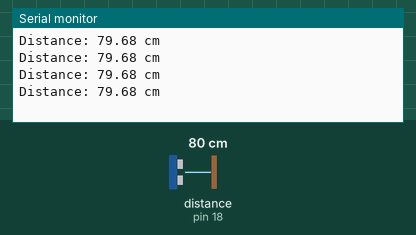
Recording of a sketch running on a simulated Arduino Uno, built with avr-gcc and run on an emulated ATmega328P. Shown: the last lines printed to the serial monitor. Wiring (inferred from the names in the program): ultrasonic range finder: trigger pin 5; echo pin 18. The inputs (shaded band) are chosen by the test bench; at power-on: distance to the obstacle (sensor on pin 18) 80 cm. The echo pulse lasts 58.3 µs per cm.

Above: at 1.2 s.
1.3 s: distance to the obstacle (sensor on pin 18) set to 2 cm
At 1.74 s:
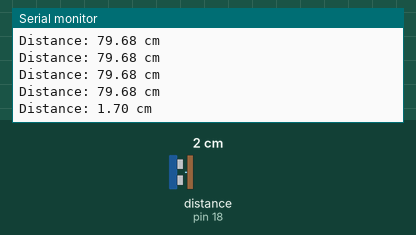
2.8 s: distance to the obstacle (sensor on pin 18) set to 4 cm
At 2.94 s:
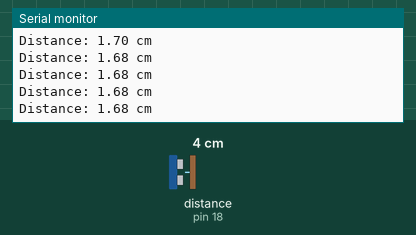
Timing chart, 0 to 5.8 s (numbered marks = the images above; inputs shaded):
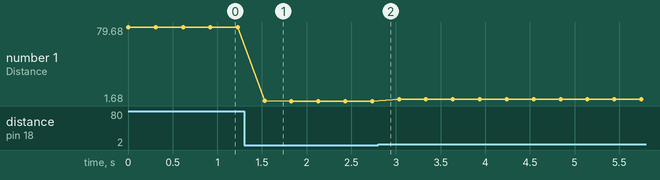

Measured:
- after the input at 1.3 s, the serial monitor: prints a new line after 0.23 s (image 1)
- plotted number 1: 79.68 → 1.68 after the input at 1.3 s, 1.68 → 3.69 after the input at 2.8 s

The sketch:

HC-SR04.ino
```cpp
#define TRIG_PIN 5
#define ECHO_PIN 18

void setup() {
  Serial.begin(115200);
  pinMode(TRIG_PIN, OUTPUT);
  pinMode(ECHO_PIN, INPUT);
}

void loop() {
  // Clear trigger pin
  digitalWrite(TRIG_PIN, LOW);
  delayMicroseconds(2);

  // Send 10us pulse to trigger
  digitalWrite(TRIG_PIN, HIGH);
  delayMicroseconds(10);
  digitalWrite(TRIG_PIN, LOW);

  // Read echo pulse duration (microseconds)
  long duration = pulseIn(ECHO_PIN, HIGH, 30000); // 30ms timeout (~5m max range)

  if (duration == 0) {
    Serial.println("No echo received (out of range or wiring issue)");
  } else {
    // Speed of sound = 343 m/s = 0.0343 cm/us
    // Divide by 2 because sound travels to the object and back
    float distanceCm = (duration * 0.0343) / 2;
    Serial.print("Distance: ");
    Serial.print(distanceCm);
    Serial.println(" cm");
  }

  delay(300);
}
```
